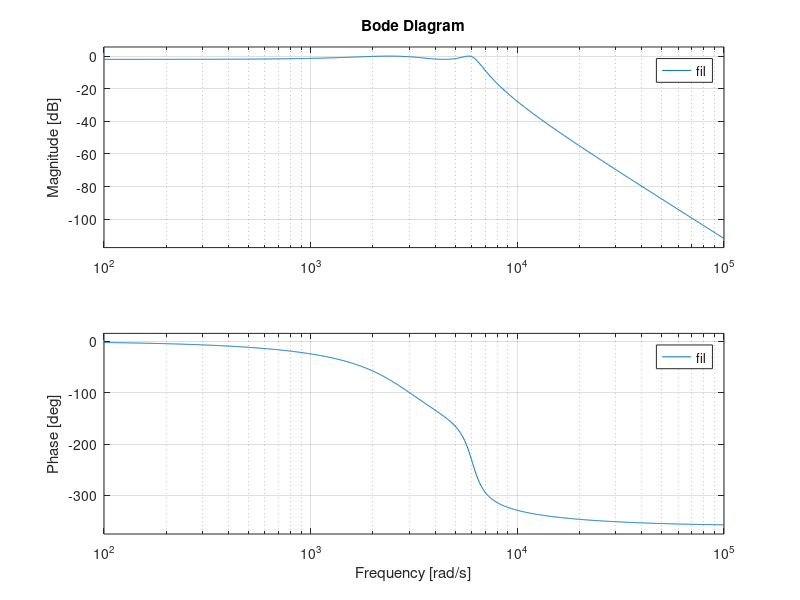

MATLAB code for this plot:
%   EE387 Lab04
%   E/14/158
%   22-01-2019
clear all;
close all;
 
N=4;
Rp=2;
fp=1000;
 
Wp=2*pi*fp;
 
[num,den]=cheby1(N,Rp,Wp,'s');
fil=tf(num,den);
bode(fil);